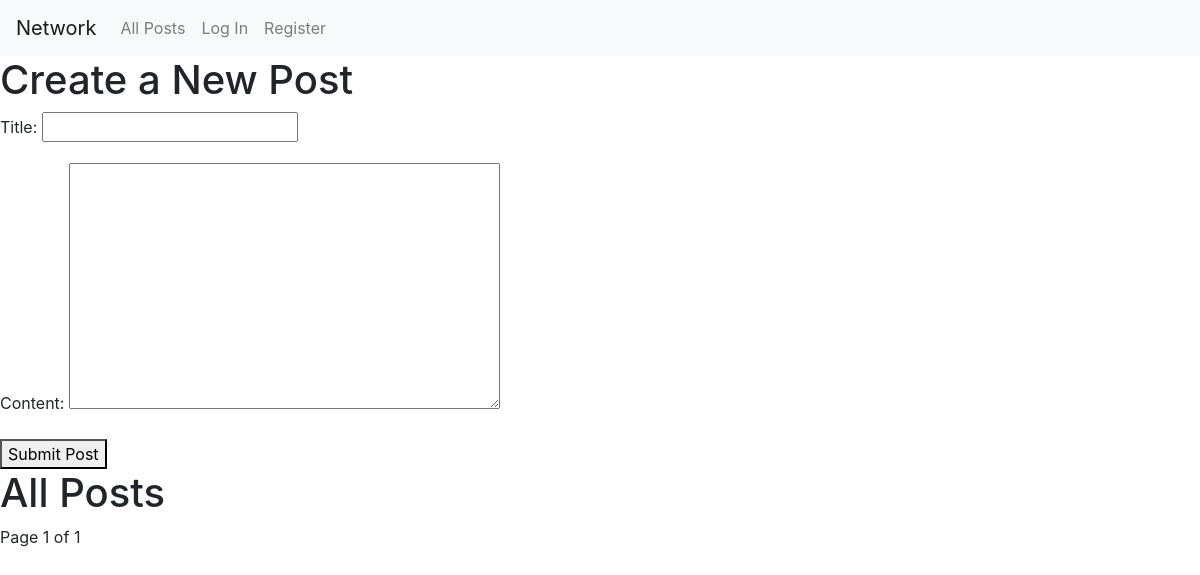
The app's page /, older data.
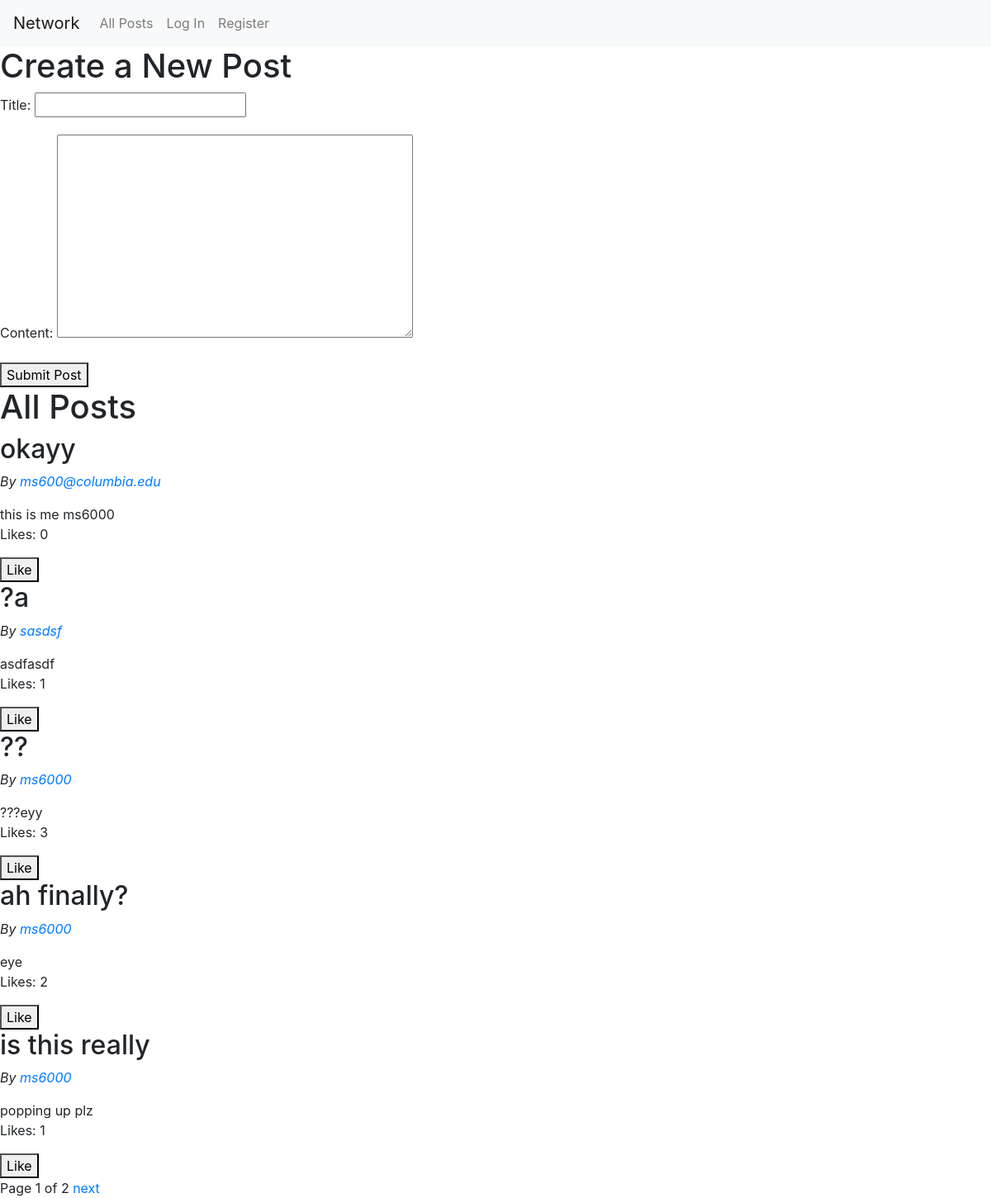
The same page, newer data.
### network/models.py (models this page shows)
class Post(models.Model):
    creator = models.ForeignKey(
            settings.AUTH_USER_MODEL,
            on_delete = models.CASCADE,
            related_name = "post")
    likes = models.IntegerField(default = 0)
    title = models.CharField(max_length=255)
    content = models.TextField(blank=True)

class User(AbstractUser):
    following = models.ManyToManyField(
        "self",
        symmetrical=False,
        related_name="followers",
        blank=True
    )

### network/views.py (the view)
# urls.py: path("", views.index, name="index"),
def index(request):
    posts = Post.objects.all().order_by('-id')
    paginator = Paginator(posts, 5)
    page_obj = paginator.get_page(request.GET.get("page"))
    if request.method == 'POST':
        form = PostForm(request.POST)
        if form.is_valid():
            form.save()
            return redirect('index')
    else:
        form = PostForm()
    context = {'form': form, 'Post': posts, "page_obj": page_obj}
    return render(request, 'network/index.html', context)

### network/views.py
class PostForm(forms.ModelForm):
    class Meta:
        model = Post
        fields = ['title', 'content']

### network/templates/network/index.html (shortened to what this page needs)
{% extends "network/layout.html" %}
{% load static %}
{% block body %}
<h1>Create a New Post</h1>
<form method="POST" action="{% url 'create' %}">
    {{ form.as_p }}
    <button type="submit">Submit Post</button>
</form>
<h1>All Posts</h1>
{% for post in page_obj %}
<div class="post-item">
    <h2>{{ post.title }}</h2>
    <p><em>By <a href={% url 'profile' post.creator.id %}>{{ post.creator }}</a></em></p>
    <div>{{ post.content }}</div>
    <p> Likes: <span class="like-count" id="like-count-{{ post.id }}">{{ post.likes }}</span></p>
    <button class="like-button" type="button" data-post-id="{{ post.id }}">Like</button>
</div>
{% endfor %}
Page {{ page_obj.number }} of {{ page_obj.paginator.num_pages }}
{% if page_obj.has_next %}
    <a href="?page={{ page_obj.next_page_number }}">next</a>
{% endif %}
{% endblock %}

### network/templates/network/layout.html (shortened to what this page needs)
{% load static %}
<!DOCTYPE html>
<html lang="en">
    <head>
        <link rel="stylesheet" href="https://stackpath.bootstrapcdn.com/bootstrap/4.4.1/css/bootstrap.min.css">
        <link href="{% static 'network/styles.css' %}" rel="stylesheet">
    </head>
    <body>
        <nav class="navbar navbar-expand-lg navbar-light bg-light">
            <a class="navbar-brand" href="#">Network</a>
            <div>
              <ul class="navbar-nav mr-auto">
                <li class="nav-item">
                  <a class="nav-link" href="{% url 'index' %}">All Posts</a>
                </li>
                {% if user.is_authenticated %}
                    <li class="nav-item">
                        <a class="nav-link" href="{% url 'follow' %}">Following</a>
                    </li>
                    <li class="nav-item">
                        <a class="nav-link" href="{% url 'logout' %}">Log Out</a>
                    </li>
                {% else %}
                    <li class="nav-item">
                        <a class="nav-link" href="{% url 'login' %}">Log In</a>
                    </li>
                    <li class="nav-item">
                        <a class="nav-link" href="{% url 'register' %}">Register</a>
                    </li>
                {% endif %}
              </ul>
            </div>
          </nav>
        <div class="body">
            {% block body %}
            {% endblock %}
        </div>
    </body>
</html>

Row changes from the older to the newer data that the page shows:
added Post: title "okayy", creator "ms600@columbia.edu", content "this is me ms6000", likes "0"
added Post: title "?a", creator "sasdsf", content "asdfasdf", likes "1"
added Post: title "??", creator "ms6000", content "???eyy", likes "3"
added Post: title "ah finally?", creator "ms6000", content "eye", likes "2"
added Post: title "is this really", creator "ms6000", content "popping up plz", likes "1"
Text that changed along with them:
{{ page_obj.paginator.num_pages }}: "1" → "2"
text now shown: "next"
